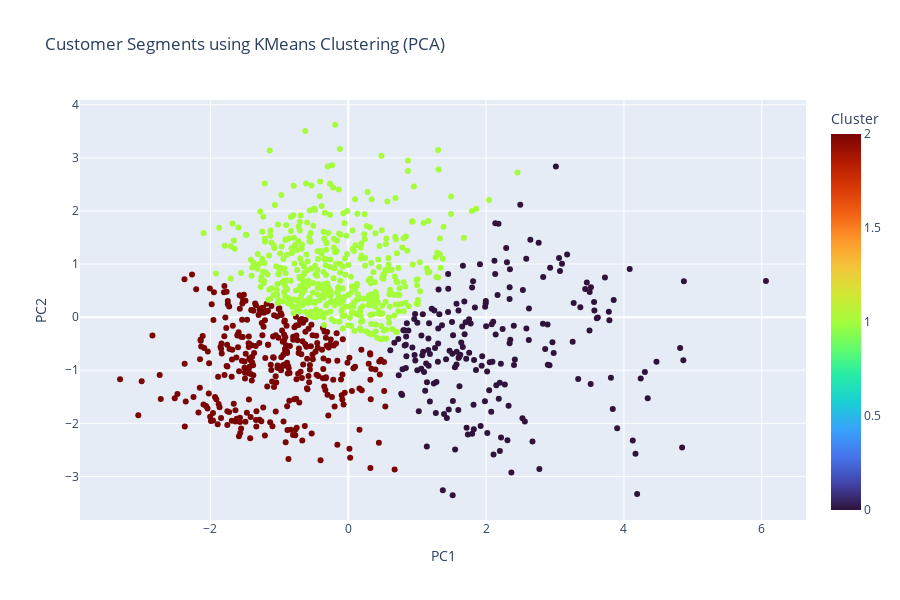

Notebook code cell kept with this figure:
### Code cell
import plotly.express as px

fig = px.scatter(
    pca_df,
    x='PC1',
    y='PC2',
    color='Cluster',
    title='Customer Segments using KMeans Clustering (PCA)',
    color_continuous_scale='Turbo',
    width=900,
    height=600
)
fig.show()

### Figure 1 — Plotly figure (JSON) as saved in the notebook; plotly's stock layout.template omitted (floating-point values rounded to 4 significant figures; data arrays with more than 128 entries replaced by an {"elided": "..."} marker saying what was removed)
{"data": [{"hovertemplate": "PC1=%{x}<br>PC2=%{y}<br>Cluster=%{marker.color}<extra></extra>", "legendgroup": "", "marker": {"color": {"elided": "1000 int values"}, "coloraxis": "coloraxis", "symbol": "circle"}, "mode": "markers", "name": "", "orientation": "v", "showlegend": false, "type": "scatter", "x": {"elided": "1000 float values"}, "xaxis": "x", "y": {"elided": "1000 float values"}, "yaxis": "y"}], "layout": {"coloraxis": {"colorbar": {"title": {"text": "Cluster"}}, "colorscale": [[0, "#30123b"], [0.07143, "#4145ab"], [0.1429, "#4675ed"], [0.2143, "#39a2fc"], [0.2857, "#1bcfd4"], [0.3571, "#24eca6"], [0.4286, "#61fc6c"], [0.5, "#a4fc3b"], [0.5714, "#d1e834"], [0.6429, "#f3c63a"], [0.7143, "#fe9b2d"], [0.7857, "#f36315"], [0.8571, "#d93806"], [0.9286, "#b11901"], [1, "#7a0402"]]}, "height": 600, "legend": {"tracegroupgap": 0}, "title": {"text": "Customer Segments using KMeans Clustering (PCA)"}, "width": 900, "xaxis": {"anchor": "y", "autorange": true, "domain": [0, 1], "range": [-3.892, 6.642], "title": {"text": "PC1"}, "type": "linear"}, "yaxis": {"anchor": "x", "autorange": true, "domain": [0, 1], "range": [-3.821, 4.091], "title": {"text": "PC2"}, "type": "linear"}}}
